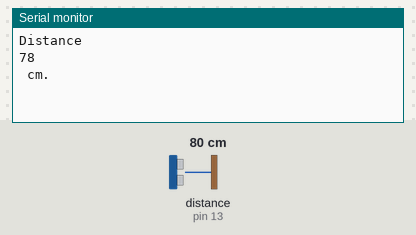
A sketch run on a simulated Arduino Uno, built with avr-gcc and run on an emulated ATmega328P. Shown: the last lines printed to the serial monitor. Wiring (inferred from the names in the program): ultrasonic range finder: trigger pin 12; echo pin 13. The inputs (shaded band) are chosen by the test bench; at power-on: distance to the obstacle (sensor on pin 13) 80 cm. The echo pulse lasts 58.3 µs per cm.

Above: at 1.2 s.
1.3 s: distance to the obstacle (sensor on pin 13) set to 2 cm
At 1.52 s:
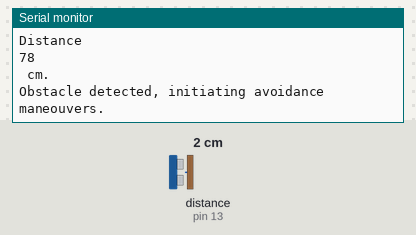
4.1 s: distance to the obstacle (sensor on pin 13) set to 4 cm
At 4.7 s:
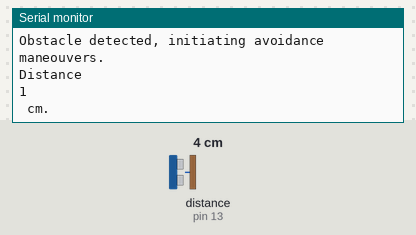
Timing chart, 0 to 7.1 s (numbered marks = the images above; inputs shaded):
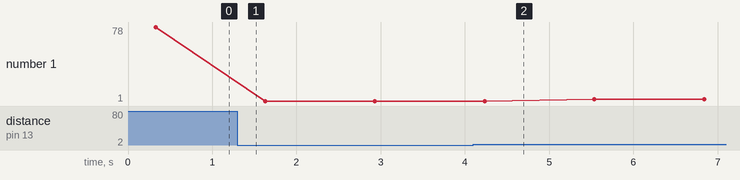

The sketch:

usoundSensor.ino
```cpp
long distance;
long time;
//const int ledPin = 6 ;
const int usonicSensorPinOut = 12; // Pin to trigger the usound pulse
const int usonicSensorPinIn = 13; // Pin to read (echo) the usound rebound time
const int usonicSensorDelay = 5; // Delay to let the sensor stabilize
const int usonicSensorReadDelay = 10; // Delay to allow the sent pulse to complete
const float formula = 0.017; // Multiplier to pass sensor reading to cm
/* Sound speed in cm/microsecond divide by two as the time it took the bounce
is double the time to travel the distance*/
const long obstacleThreshold = 100; //If we read less than this cm we assume there is a car parked under.
const int timesToRead = 3; // Times to read the distance to determine it.


void uSoundSensorSetup(){
  Serial.begin(9600);
  pinMode(usonicSensorPinOut, OUTPUT);
  pinMode(usonicSensorPinIn, INPUT);
  //pinMode( ledPin , OUTPUT) ;
}

long readDistance (int times){
  long distance[3];
  for (int i = 0; i<times; i++){
    digitalWrite(usonicSensorPinOut,LOW); //We first stabilize the sensor
    delayMicroseconds(5);
    digitalWrite(usonicSensorPinOut, HIGH); // We send the usonic pulse
    delayMicroseconds(10);
    digitalWrite(usonicSensorPinOut, LOW);

    /*Function to read the time that has passed since we sent the pulse until we receive the echo*/
    time=pulseIn(usonicSensorPinIn, HIGH);

    distance[i]= int(0.017*time);
    delay(100);
  }

  long total = 0;
  for (int i = 0; i<times; i++){
    total = total + distance[i];
  }
  total = total / times;

  /*Monitorización en centímetros por el monitor serial*/
  Serial.println("Distance ");
  Serial.println(total);
  Serial.println(" cm.");
  delay(1000);
  return total;
}

boolean thresholdPassed(){
  if (readDistance(timesToRead) < obstacleThreshold) return true; else return false;
}

int avoidObstacle(){
  Serial.println("Obstacle detected, initiating avoidance maneouvers.");
}

int checkObstacles(){
  boolean obstacleFound = thresholdPassed();
  if (obstacleFound){
    avoidObstacle();
    //digitalWrite( ledPin , HIGH);
  }else{
    //digitalWrite( ledPin , LOW);
  }
}

void setup(){
  uSoundSensorSetup();
}

void loop(){
  checkObstacles();
  }
```

Measured:
- plotted number 1: 78 → 1 after the input at 1.3 s, 1 → 3 after the input at 4.1 s
